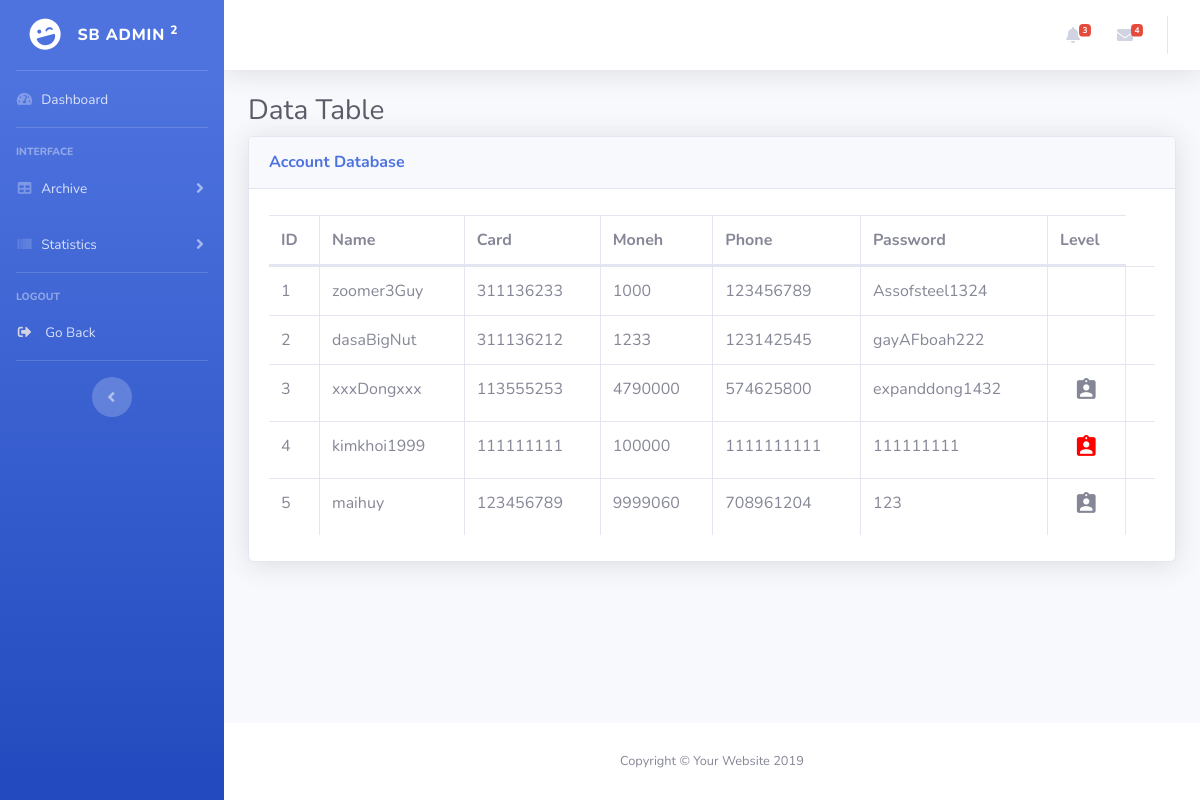
The page /admin/accounts.php on the database its author committed.
### tables this page shows
CREATE TABLE `customer` (
  `ID` int(11) NOT NULL,
  `Name` varchar(200) NOT NULL,
  `Card` varchar(11) NOT NULL,
  `Moneh` int(11) NOT NULL,
  `Phone` int(11) NOT NULL,
  `Password` varchar(36) NOT NULL,
  `Type` varchar(1) NOT NULL
);

### admin/DataProvider.php (called while the page is built, shortened)
<?php
class DataProvider
{
	public static function ExecuteQuery($sql)
	{
		$connection = mysqli_connect("localhost","root","", "darksoulofweb") or
			die ("couldn't connect to localhost");
		mysqli_query($connection, "set names 'utf8'");
		$result = mysqli_query($connection, $sql);
		return $result;
	}
}
?>

### admin/accounts.php (the view, shortened to what this page needs)
<?php
  include("DataProvider.php");
?>
<!DOCTYPE html>
<html>
<head>
  <link href="vendor/fontawesome-free/css/all.min.css" rel="stylesheet" type="text/css">
  <link href="css/sb-admin-2.min.css" rel="stylesheet">
  <link href="vendor/datatables/dataTables.bootstrap4.min.css" rel="stylesheet">
</head>
<body id="page-top">
  <div id="wrapper">
    <?php include_once("Sidebar.php"); ?>
    <div id="content-wrapper" class="d-flex flex-column">
      <div id="content">
        <?php include_once("Topbar.php"); ?>
        <div class="container-fluid">
          <h1 class="h3 mb-2 text-gray-800">Data Table</h1>
          <div class="card shadow mb-4">
            <div class="card-header py-3">
                <h6 class="m-0 font-weight-bold text-primary">Account Database</h6>
            </div>
            <div class="card-body">
              <div class="table-responsive">
                <table class="table table-bordered" id="dataTable" width="100%" cellspacing="0">
                  <thead>
                    <tr>
                      <th>ID</th>
                      <th>Name</th>
                      <th>Card</th>
                      <th>Moneh</th>
                      <th>Phone</th>
                      <th>Password</th>
                      <th>Level</th>
                    </tr>
                  </thead>
                  <tbody>
                    <?php
                        $result = DataProvider::ExecuteQuery("SELECT * FROM customer ");
                        while($row = mysqli_fetch_assoc($result)) {
                    ?>
                    <tr>
                      <td><?php echo $row["ID"]; ?></td>
                      <td><?php echo $row["Name"]; ?></td>
                      <td><?php echo $row["Card"]; ?></td>
                      <td><?php echo $row["Moneh"]; ?></td>
                      <td><?php echo $row["Phone"]; ?></td>
                      <td><?php echo $row["Password"]; ?></td>
                      <td>
                        <?php
                          if($row['Type']=='M') echo "<center><i class='material-icons' style='font-size:25px'>assignment_ind</i></center>";
                          if($row['Type']=='A') echo "<center><i class='material-icons' style='font-size:25px;color:red'>assignment_ind</i></center>";
                        ?>
                      </td>
                      <td>
                       </td>
                    </tr>
                        <?php } ?>
                  </tbody>
                </table>
              </div>
            </div>
          </div>
        </div>
      </div>
      <footer class="sticky-footer bg-white">
        <div class="container my-auto">
          <div class="copyright text-center my-auto">
            <span>Copyright &copy; Your Website 2019</span>
          </div>
        </div>
      </footer>
    </div>
  </div>
</body>
</html>

### rows shown on the page
customer: ID "1", Name "zoomer3Guy", Card "311136233", Moneh "1000", Phone "123456789", Password "Assofsteel1324"
customer: ID "2", Name "dasaBigNut", Card "311136212", Moneh "1233", Phone "123142545", Password "gayAFboah222"
customer: ID "3", Name "xxxDongxxx", Card "113555253", Moneh "4790000", Phone "574625800", Password "expanddong1432", Type "M" (drawn)
customer: ID "4", Name "kimkhoi1999", Card "111111111", Moneh "100000", Phone "1111111111", Password "111111111", Type "A" (drawn)
customer: ID "5", Name "maihuy", Card "123456789", Moneh "9999060", Phone "708961204", Password "123", Type "M" (drawn)
